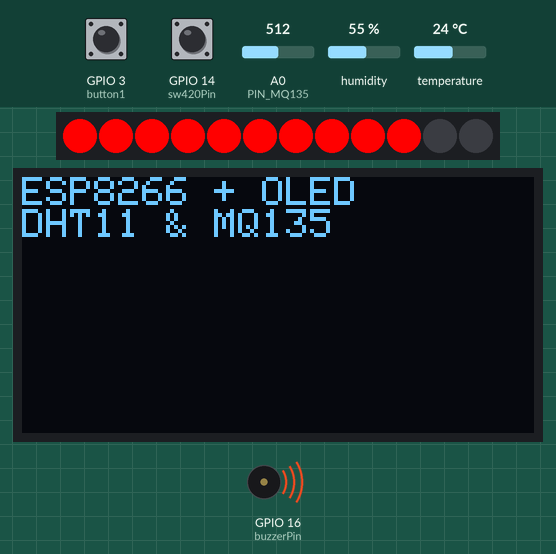
Bench run of a sketch on a simulated ESP8266 (NodeMCU). Shown: 12 RGB LEDs in strip order, left to right, 128×64 one-colour display, buzzer (waves = sounding, pin HIGH). The test bench sets the inputs (shaded band); at power-on: A0 (PIN_MQ135) = 512, humidity 55 %, GPIO 3 (button1) HIGH, GPIO 14 (sw420Pin) LOW, temperature 24 °C. WiFi joins after 1.5 s; servers stay silent unless stated; the modem accepts every AT command (registered, SIM ready, sends succeed) and sends nothing else; what the sketch prints to the serial monitor is not drawn.

Above: at 11.1 s.
11.2 s: A0 (PIN_MQ135) set to 308
At 19.9 s:
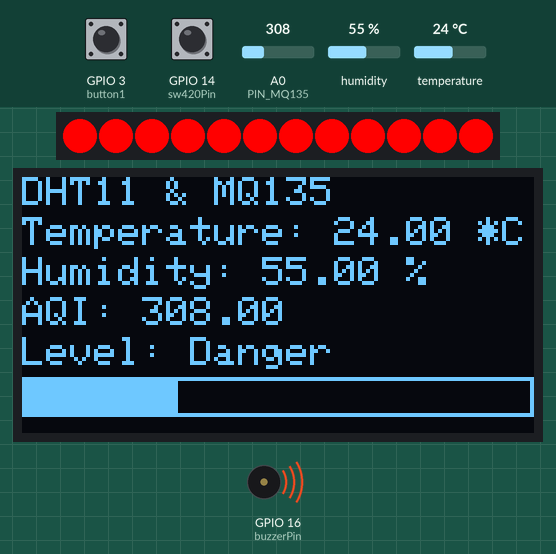
20.1 s: A0 (PIN_MQ135) set to 283
At 21.8 s:
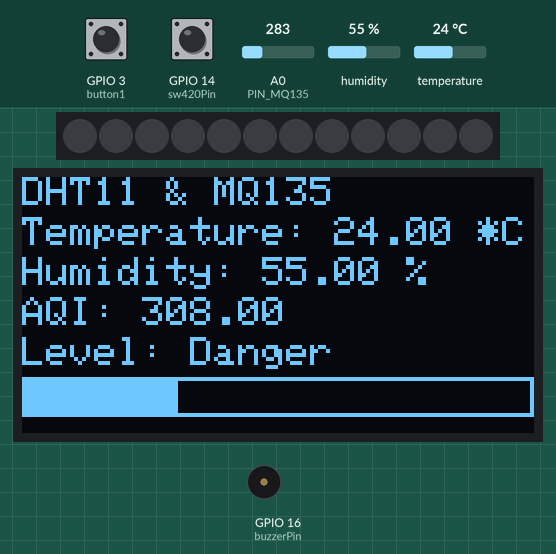
29.3 s: A0 (PIN_MQ135) set to 209
At 38.8 s:
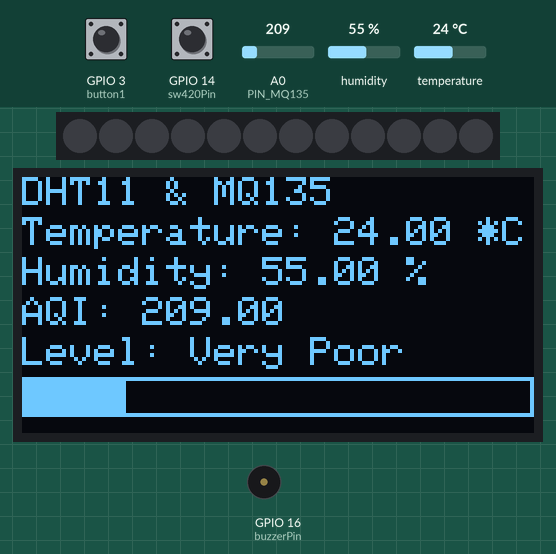
39.5 s: A0 (PIN_MQ135) set to 191
At 47.5 s:
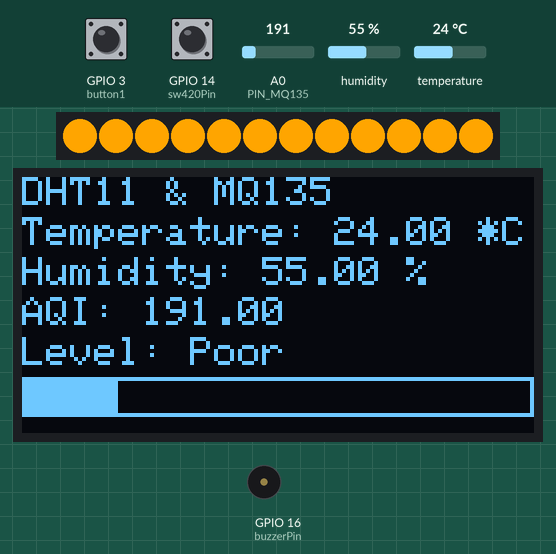
48.6 s: humidity set to 84 %
At 48.63 s:
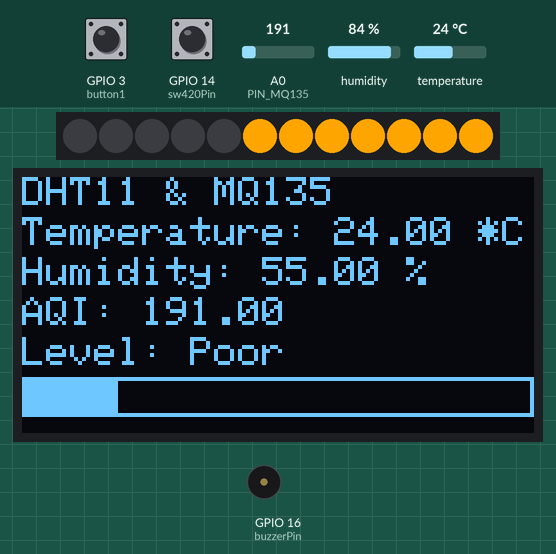
57.6 s: humidity set to 87 %
At 59.3 s:
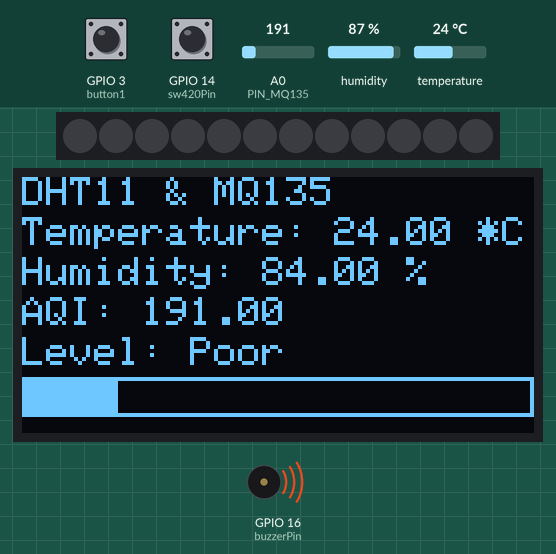
Timing chart, 0 to 66.7 s (numbered marks = the images above; inputs shaded):
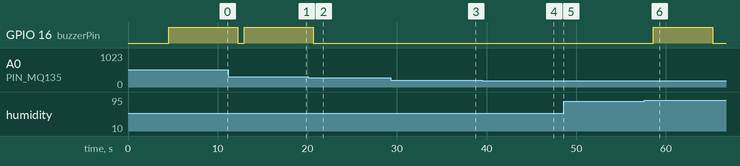

The sketch:

EarthquakeGas.ino
```cpp
#define BLYNK_TEMPLATE_NAME "Disaster warning for industry"
#define BLYNK_TEMPLATE_ID "TMPL6vajFpDFd"
#define BLYNK_AUTH_TOKEN "SBjhyyMtmRPq6fTj5nGDIvBtzkG-2WvY"
#define BLYNK_PRINT Serial
#include <Wire.h>
#include <ESP8266WiFi.h>
#include <Blynk.h>
#include <BlynkSimpleEsp8266.h>
#include <Adafruit_GFX.h>
#include <Adafruit_SSD1306.h>
#include <DHT.h>
#include <Adafruit_NeoPixel.h>
#include <SoftwareSerial.h>
#include <String.h>
const int sw420Pin = 14;
const int buzzerPin = 16;
const int button1 = 3;
#define NUM_LEDS 12
#define DATA_PIN 0
#define RX 12
#define TX 13
Adafruit_NeoPixel strip = Adafruit_NeoPixel(NUM_LEDS, DATA_PIN, NEO_GRB + NEO_KHZ800);

// Định nghĩa chân kết nối
#define PIN_MQ135 A0    // Cảm biến MQ135
#define PIN_DHT11 2      // Cảm biến DHT11 (GPIO2)

// Khởi tạo cảm biến DHT11
#define DHTTYPE DHT11
DHT dht(PIN_DHT11, DHTTYPE);

// Kích thước màn hình OLED
#define SCREEN_WIDTH 128
#define SCREEN_HEIGHT 64

// Địa chỉ I2C của màn hình OLED (thường là 0x3C)
#define OLED_ADDRESS 0x3C
// Khởi tạo màn hình OLED
Adafruit_SSD1306 display(SCREEN_WIDTH, SCREEN_HEIGHT, &Wire, -1);
SoftwareSerial SIM800A(RX, TX);
char auth[] = BLYNK_AUTH_TOKEN;             // You should get Auth Token in the Blynk App.
char ssid[] = ".";                                     // Your WiFi credentials.
char pass[] = "123bk456";
String Earthquake;
String receiveNum = "0388649473";
String Warning;

void colorWipe(uint32_t color, int wait) {
  for (int i = 0; i < strip.numPixels(); i++) {
    strip.setPixelColor(i, color);
    strip.show();
    delay(wait);
  }
}

void setup() {
  Serial.begin(9600); // Khởi tạo Serial để debug
  SIM800A.begin(9600);
  pinMode(buzzerPin, OUTPUT);
  Blynk.begin(auth, ssid, pass);
  strip.begin();
  strip.show(); // Initialize all pixels to 'off'
  pinMode(sw420Pin, INPUT);
  pinMode(button1, INPUT);
  // Khởi tạo DHT11
  dht.begin();
  // Khởi tạo màn hình OLED
  if (!display.begin(SSD1306_PAGEADDR, OLED_ADDRESS)) {
    Serial.println(F("OLED display not found!"));
    while (true); // Dừng chương trình
  }

  // Xóa màn hình
  display.clearDisplay();

  // Hiển thị thông báo ban đầu
  display.setTextSize(1);
  display.setTextColor(SSD1306_WHITE);
  display.setCursor(0, 0);
  display.println(F("ESP8266 + OLED"));
  display.println(F("DHT11 & MQ135"));
  display.display();
  delay(2000); // Hiển thị trong 2 giây
}

void ShowSerialData() {
  while (SIM800A.available() != 0)
    Serial.write(SIM800A.read());
  delay(1000);
}
void loop() {
  Blynk.run();
  int sensorValue = digitalRead(sw420Pin); // Đọc tín hiệu từ SW420
  int buttonStatus1 = digitalRead(button1);
    if (buttonStatus1 == LOW) { // Nếu mà button bị nhấn
    Serial.print("test on\n");
    digitalWrite(buzzerPin, HIGH); // Bật còi
     delay(1000);
     colorWipe(strip.Color(255, 255, 255), 50); // Màu trắng
     delay(1000); // Giữ sáng 500ms

  } else if(buttonStatus1 == HIGH) { // ngược lại
    digitalWrite(buzzerPin,LOW); // Bật còi
    Serial.print("test off\n");
  }
  if (sensorValue == HIGH) { // Khi có rung động
    Earthquake = "There's vibration! Earthquake warning";
    Warning = "There's vibration! Earthquake warning";
    sentWarning();
    digitalWrite(buzzerPin, HIGH); // Bật còi
    Serial.println("-------------------------------------------------------------------------------------");
    Serial.println("Vibration, buzzer on!"); // In thông báo qua Serial
    Blynk.virtualWrite(V4, Earthquake);
    // Hiệu ứng nhấp nháy toàn bộ dải LED với màu đỏ
    for (int i = 0; i < 3; i++) { // Nhấp nháy 3 lần
      colorWipe(strip.Color(255, 0, 0), 50); // Đèn đỏ sáng
      delay(500); // Giữ sáng 500ms
      colorWipe(strip.Color(0, 0, 0), 50); // Tắt đèn
      delay(500); // Giữ tắt 500ms
    }

    delay(5000); // Giữ còi kêu trong 5 giây
  } else {
    digitalWrite(buzzerPin, LOW); // Tắt còi
    Serial.println("-------------------------------------------------------------------------------------");
    Serial.println("No vibration"); // In thông báo qua Serial
    Earthquake = "Normal";
    Blynk.virtualWrite(V4, Earthquake);
    // Tắt tất cả LED
    colorWipe(strip.Color(0, 0, 0), 50);
  }
  // Đọc giá trị ADC từ MQ135
  int mq135_adc = analogRead(PIN_MQ135);
  // Dùng giá trị ADC làm giá trị PPM trực tiếp
  float ppm = mq135_adc;
  Blynk.virtualWrite(V2, ppm);
  // Đọc nhiệt độ và độ ẩm từ DHT11
  float temperature = dht.readTemperature();
  Blynk.virtualWrite(V0, temperature);
  float humidity = dht.readHumidity();
  Blynk.virtualWrite(V1, humidity);
  // Kiểm tra lỗi đọc từ DHT11
  if (isnan(temperature) || isnan(humidity)) {
    Serial.println(F("DHT11 sensor reading error!"));
    return;
  }
  if (temperature > 40){
    digitalWrite(buzzerPin, HIGH);
    Warning = "The temperatures is above 40°C! Careful for heat waves";
    sentWarning();
    colorWipe(strip.Color(255, 0, 0), 50);
  } else {
    digitalWrite(buzzerPin, LOW);

  }
  if (humidity > 85 && humidity <= 100){
    digitalWrite(buzzerPin, HIGH);
    Warning = "Humidity is high! There is a chance of flood hazzard";
    sentWarning();
    colorWipe(strip.Color(255, 0, 0), 50);
  } else {
    digitalWrite(buzzerPin, LOW);
  }
  // Phân loại chất lượng không khí
  String airQuality;
  if (ppm <= 50) {
    digitalWrite(buzzerPin, LOW);
    colorWipe(strip.Color(0, 255, 0), 50);
    airQuality = "Good";
  } else if (ppm <= 100) {
    digitalWrite(buzzerPin, LOW);
    colorWipe(strip.Color(255, 255, 0), 50); // Màu vàng
    airQuality = "Normal";
  } else if (ppm <= 200) {
    digitalWrite(buzzerPin, LOW);
    colorWipe(strip.Color(255, 165, 0), 50); // Màu cam
    airQuality = "Poor";
  } else if (ppm <= 300) {
    digitalWrite(buzzerPin, LOW);
    Warning = "Air quality in very poor condition! Please wear a mask";
    sentWarning();
    colorWipe(strip.Color(128, 0, 128), 50); // Màu tím
    airQuality = "Very Poor";
  } else {
    digitalWrite(buzzerPin, HIGH);
    Warning = "Air quality in danger zone! Gas leak warning";
    sentWarning();
    colorWipe(strip.Color(255, 0, 0), 50);
    airQuality = "Danger";
  }
  Blynk.virtualWrite(V3, airQuality);
  // Hiển thị thông tin trên màn hình OLED
  display.clearDisplay();
  display.setTextSize(1);
  display.setCursor(0, 0);
  display.println(F("DHT11 & MQ135"));

  display.setCursor(0, 10);
  display.print(F("Temperature: "));
  display.print(temperature);
  display.println(F(" *C"));

  display.setCursor(0, 20);
  display.print(F("Humidity: "));
  display.print(humidity);
  display.println(F(" %"));

  display.setCursor(0, 30);
  display.print(F("AQI: "));
  display.print(ppm, 2);

  display.setCursor(0, 40);
  display.print(F("Level: "));
  display.println(airQuality);

  display.drawRect(0, 50, SCREEN_WIDTH, 10, SSD1306_WHITE);
  int barWidth = map(ppm, 0, 1023, 0, SCREEN_WIDTH);
  if (barWidth > SCREEN_WIDTH) barWidth = SCREEN_WIDTH;
  display.fillRect(0, 50, barWidth, 10, SSD1306_WHITE);

  display.display();
  Serial.print(F("Temperture: "));
  Serial.print(temperature);
  Serial.println(F(" °C"));
  Serial.print(F("Humidity: "));
  Serial.print(humidity);
  Serial.println(F(" %"));
  Serial.print(F("AQI: "));
  Serial.print(ppm);
  Serial.print(F(", Level: "));
  Serial.println(airQuality);
  Serial.println("-------------------------------------------------------------------------------------");
  delay(1000);
}
void sentWarning(){
    if (SIM800A.available()){
    Serial.write(SIM800A.read());
    }
    SIM800A.println("AT");
    delay(1000);
    SIM800A.println("AT+IPR=9600");
    delay(1000);
    SIM800A.println("AT+CMGF=1");
    delay(1000);
    SIM800A.println("AT+CMGS=\"" + receiveNum + "\"");
    delay(1000);
    SIM800A.println(Warning);
    delay(1000);
    SIM800A.println((char)26);
    delay(1000);
    Serial.println("Message sent!");
}
```

Measured:
- the behaviour switches between 301 and 300 on A0 (PIN_MQ135) (found by bisection; images 1 and 2)
- the behaviour switches between 201 and 200 on A0 (PIN_MQ135) (found by bisection; images 3 and 4)
- the behaviour switches between 85 and 86 % on humidity (found by bisection; images 5 and 6)
- after the input at 20.1 s, GPIO 16 (buzzerPin): goes on until 20.7 s, then stays LOW
- after the input at 57.6 s, GPIO 16 (buzzerPin): LOW → HIGH after 1.0 s, → LOW 6.6 s later
- what the display in image 2 shows lasts 6.1 s, from 21.3 s to 27.4 s
- what the display in image 4 shows lasts 1.2 s, from 47.2 s to 48.4 s
